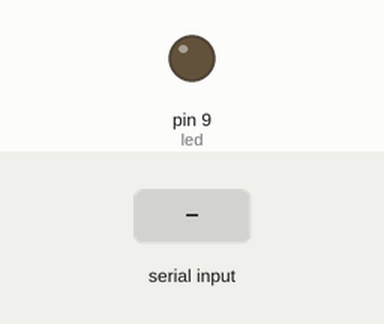
Simulated run of this sketch. Board: Arduino Uno, built with avr-gcc and run on an emulated ATmega328P. On the bench: output pins drawn as LEDs (lit = HIGH). The test bench sets the inputs (shaded band).

Above: at 1.2 s.
1.3 s: byte 30 received over Serial
At 2.1 s:
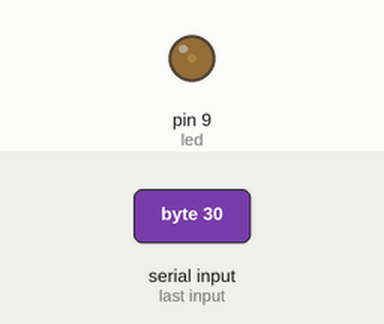
2.8 s: byte 90 received over Serial
At 3.3 s:
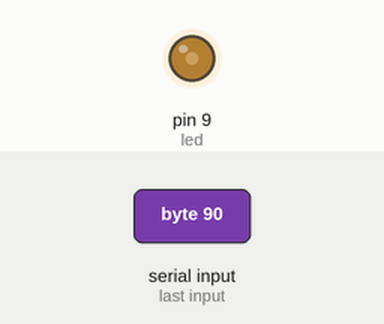
Timing chart, 0 to 5.8 s (numbered marks = the images above; inputs shaded):
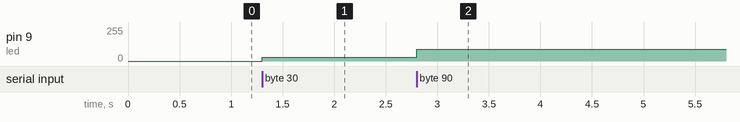

The sketch:

analog_receive.ino
```cpp
#define led 9

int data=0;
void setup() {

  pinMode(led,OUTPUT);
  Serial.begin(38400); // Default communication rate of the Bluetooth module
}

void loop() {
 if(Serial.available() > 0){ // Checks data is  from the serial port
 data = Serial.read(); // Reads the data from the serial port
 analogWrite(led,data);
 delay(10);

 }
}
```

Measured:
- after the input at 1.3 s, pin 9 (led): 0/255 → 30/255 at once
- after the input at 2.8 s, pin 9 (led): 30/255 → 90/255 at once
